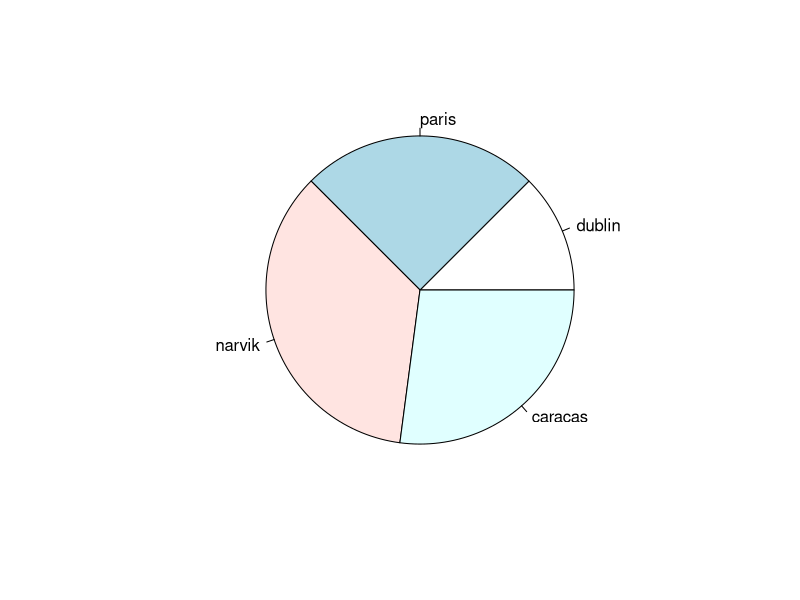
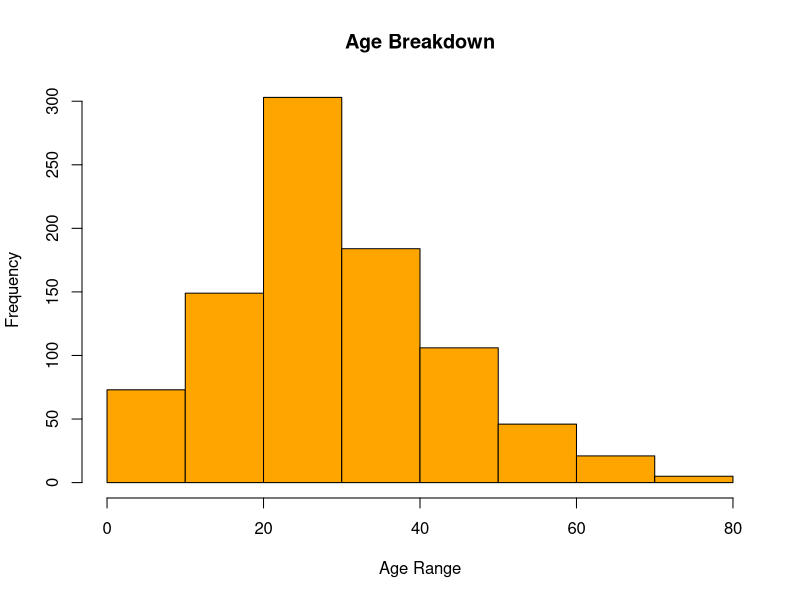

These figures' R source, in order:

# plot types - pie chart, histogram, scatterplot, boxplot, linegraph, scatterplot
# use the forward and backward arrows in the top left hand corner of the Plots window to see each plot

# pie chart #################################################################
sunshinePerDay <- c(6, 12, 17, 13)
cities <- c("dublin", "paris", "narvik", "caracas")

# uncomment the parameters (i.e. edges, main, border) to see what each parameter does
pie(x = sunshinePerDay, 
    labels = cities, 
   # edges = 64,
   # main = "Hours Sunshine on 21st June 2022", 
   # border = FALSE,
   # col = c("red","blue","green","orange")
   )

# histogram from external CSV data ##########################################

# IMPORTANT - to run this example we must set the Session Directory - to set this click on Session/Set Working Directory/To Source File Location in the main menu above
titanic_data_raw <- read.csv("titanic.csv")
hist(titanic_data_raw$Age, breaks = 8,
     main = "Age Breakdown",
     xlab = "Age Range",
     ylab = "Frequency",
     col = "orange") #rgb(1,1,0))
